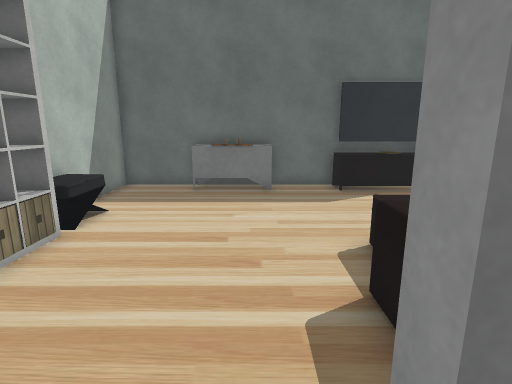
view 1 (above)

18 first-person views from a walk through a Unity game level. The camera is 1.3 m above the floor, tilts 12° down and sees 80° across. The floor is counted in squares, 0.5 m on a side. Each view is taken from the middle of a square. On the plan, view 1 faces up. The plan holds only what a view shows up to about 20 squares ahead; the rest is blank. The place goes on beyond the plan. Some surface patterns are stand-ins.

view 2
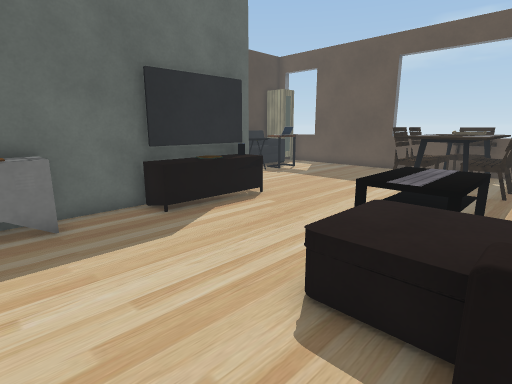

view 3
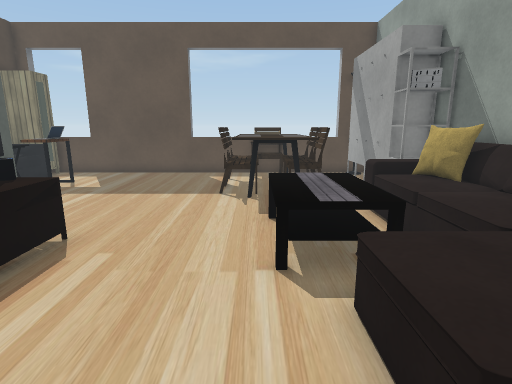

view 4
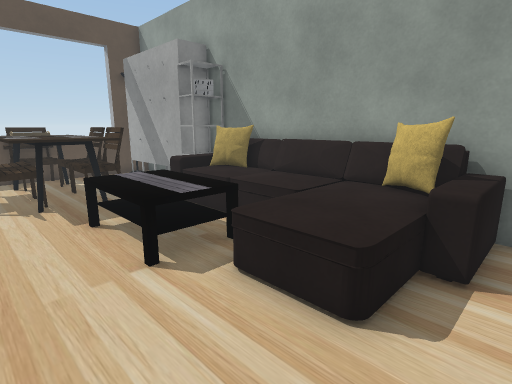

view 5
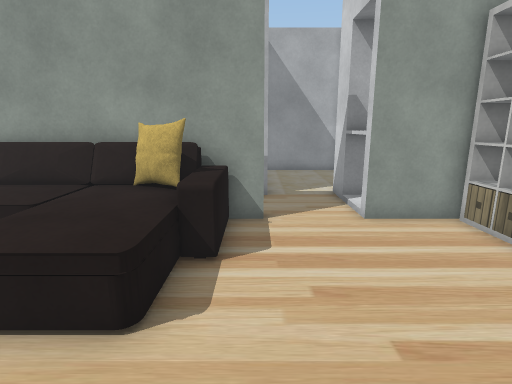

view 6
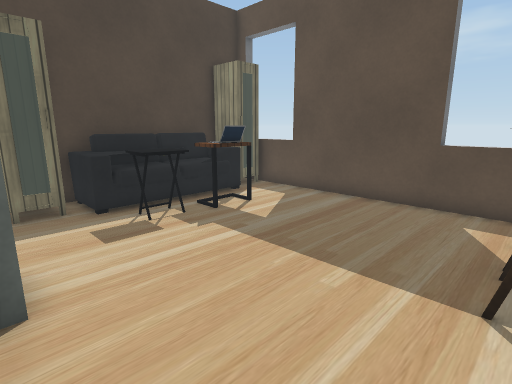

view 7
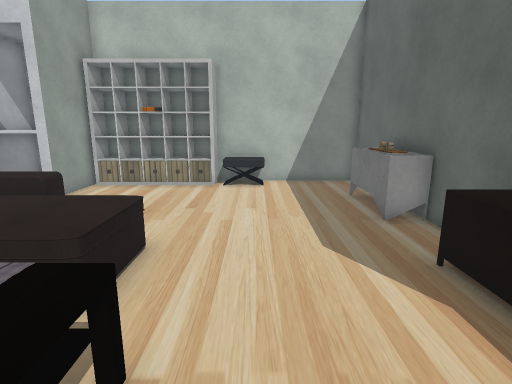

view 8
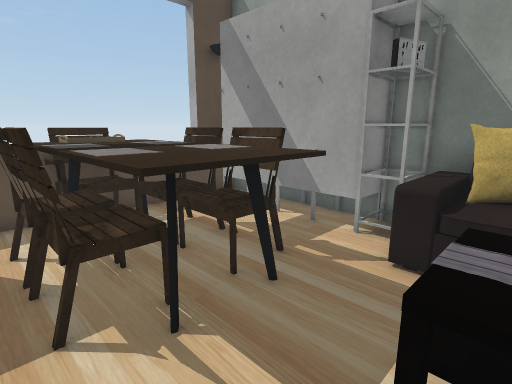

view 9
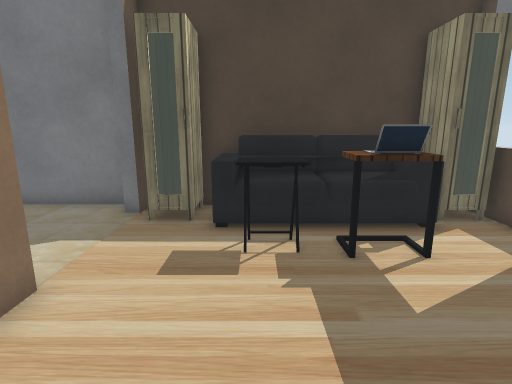

view 10
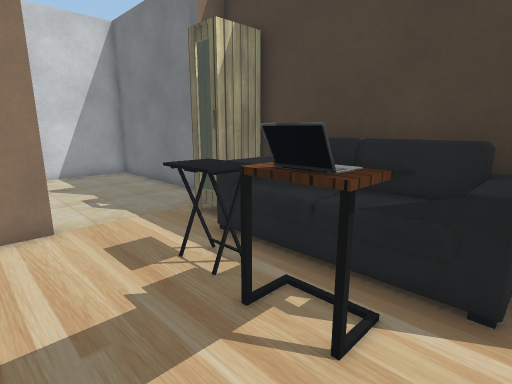

view 11
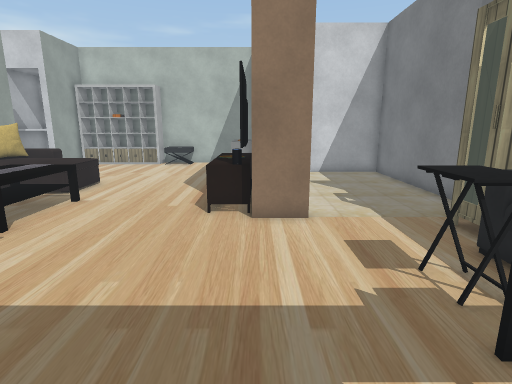

view 12
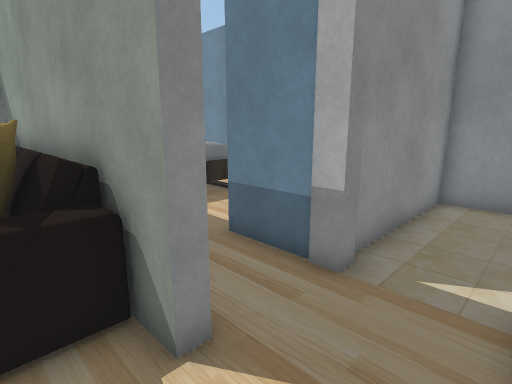

view 13
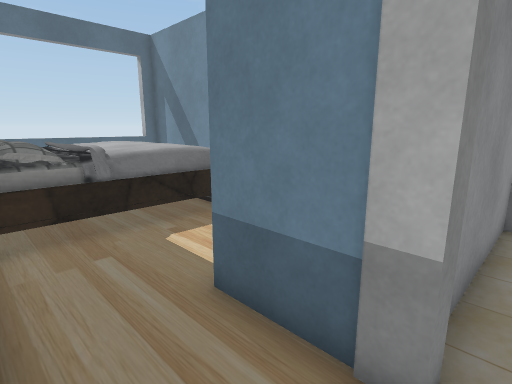

view 14
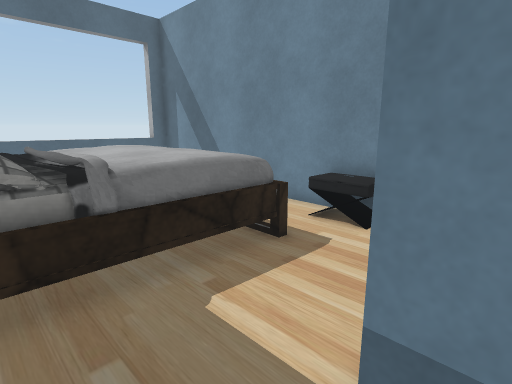

view 15
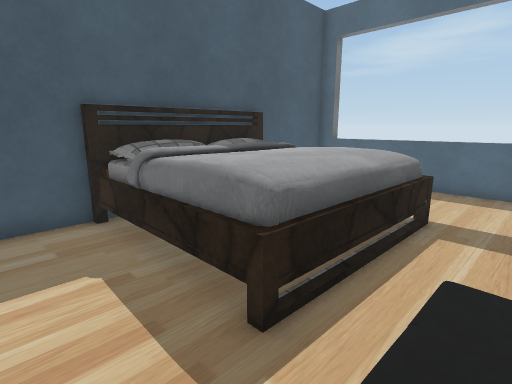

view 16
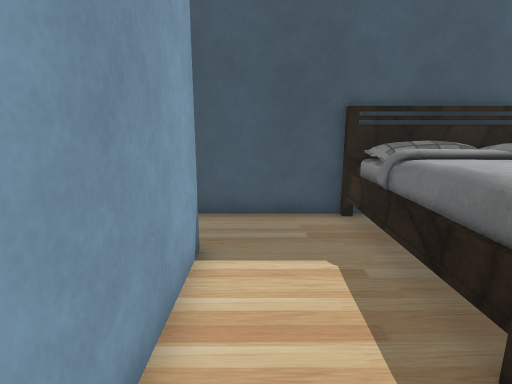

view 17
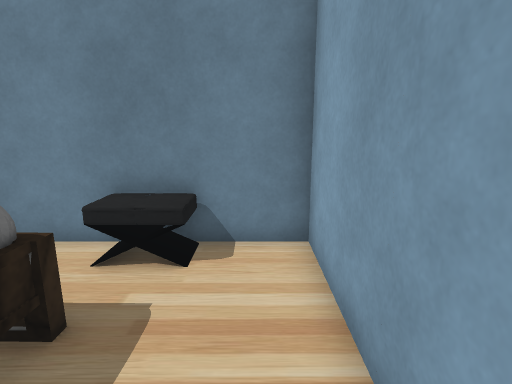

view 18
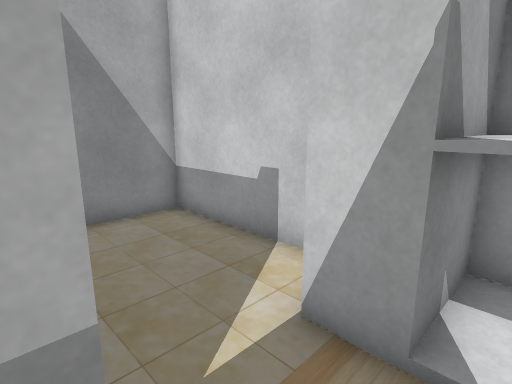

### Floor plan
Key: @ floor where view 1 was taken; # wall or solid block; . floor; = window, fence, low wall or low ledge; ^ raised ledge; C cupboard; T TV; S shelf; F sofa; H chair; A table; B cabinet; E bed; O other object.
Columns run from 6 left of view 1 to 19 right of it. Each row starts with its distance up from view 1.
 21      #############OOOOO###
 20      #........###OOOOOO##=
 19      #.........##OOOOOOO#=
 18      #............OOOOO..=
 17      #............OOOOO..#
 16           ...............#
 15               #..........#
 14 ###############..........#
 13 #..CCCCC..TTTTT..........#
 12 #........................#
 11 #........................=
 10 #........................=
  9 #O................^HHHH^ =
  8 #O..........AAAAA.^^^^^^##
  7 #S.......FFFAAAAA.^^^^^^H#
  6 #S.......FFFAAAAA.^HHHH^^=
  5 #S.......FFFAAAAA..HHHH. =
  4 #S......FFFFFFFFFF....   =
  3 #S......FFFFFFFFFBBBBBBBB#
  2 #S  ...#FFFFFFFFFBB BB  B#
  1 ##^^^..########EEEEE######
  0  # ^^.@.......EEEEEE     #
 -1  ####.........EEEEEE     =
 -2     #..####...EEEEEE     =
 -3    ....#  #...EEEEEE     =
 -4   #....#  #...EEEEEE     =
 -5   #....#  #...EEEEEEE... =
 -6   #....#  #...EEEEEEE... =
 -7   #....#  #.OOO......... =
 -8   #....#  #.OOO ....     #
 -9   ######  ################

Positions as (right, up) in squares from view 1, and headings:
1: (0, 0), facing up
2: (-1, 4), facing up-right
3: (1, 8), facing right
4: (1, 10), facing down-right
5: (1, 10), facing down
6: (8, 9), facing up-right
7: (9, 9), facing left
8: (9, 10), facing down-right
9: (12, 11), facing up
10: (17, 14), facing up-left
11: (17, 14), facing left
12: (-2, 3), facing down-right
13: (0, 1), facing down-right
14: (3, 0), facing down-right
15: (5, -8), facing up-right
16: (5, -8), facing up
17: (5, -2), facing down
18: (1, 0), facing down-left
